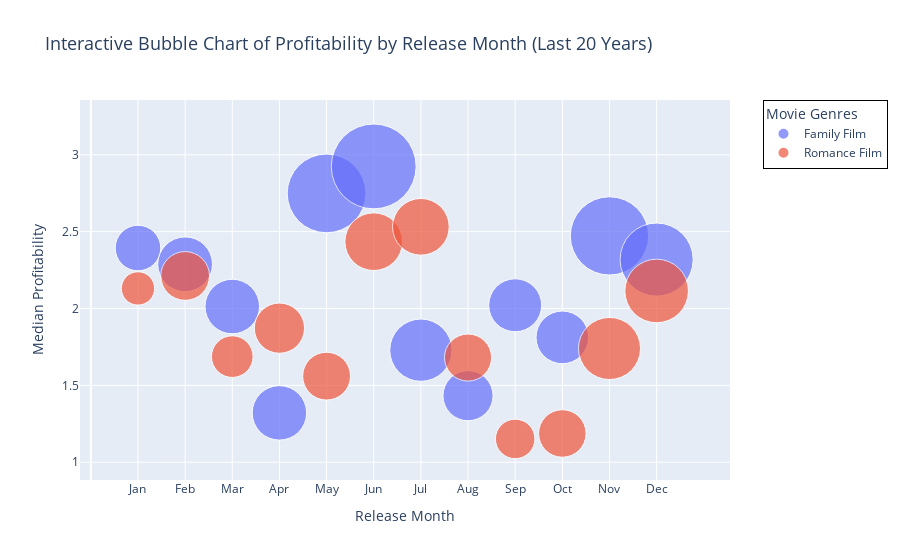

The notebook cell saved with this chart:
### Code cell
import plotly.express as px
import pandas as pd

# Preparing the data
df_bubble = df_exploded.copy()
df_bubble = df_bubble[df_bubble['decade'] > 1989]  # Filter for the last 20 years
df_bubble = df_bubble[df_bubble['Movie genres'].isin(genres_list)].reset_index(drop=True)

df_aggregated = df_bubble.groupby(['Movie genres', 'Movie release month']).agg(
    median_profitability=('profitability', 'median'),
    median_budget=('budget', 'median')
).reset_index()

# Create the interactive bubble chart
fig = px.scatter(
    df_aggregated,
    x="Movie release month",
    y="median_profitability",
    size="median_budget",
    color="Movie genres",
    hover_name="Movie genres",  # Shows genre name when hovered
    hover_data={
        "median_budget": ":$,.0f",  # Format budget as currency
        "median_profitability": ":.2f",  # Two decimal places for profitability
        "Movie release month": True  # Display the release month
    },
    size_max=60,  # Set maximum bubble size
    labels={"median_profitability": "Median Profitability", "median_budget": "Median Budget ($)", "Movie release month": "Release Month"},
    title="Interactive Bubble Chart of Profitability by Release Month (Last 20 Years)",
)

# Customize x-axis with month names
month_names = ["Jan", "Feb", "Mar", "Apr", "May", "Jun", "Jul", "Aug", "Sep", "Oct", "Nov", "Dec"]
fig.update_xaxes(
    tickvals=list(range(1, 13)),  # Tick positions
    ticktext=month_names  # Replace numeric ticks with month names
)

# Adjust layout
fig.update_layout(
    title_font_size=18,
    xaxis_title="Release Month",
    yaxis_title="Median Profitability",
    legend_title="Movie Genres",
    legend=dict(
        x=1.05,
        y=1,
        bordercolor="black",
        borderwidth=1,
    ),
)

# Show the interactive plot
fig.show()

### Figure 1 — Plotly figure (JSON) as saved in the notebook; plotly's stock layout.template omitted (floating-point values rounded to 4 significant figures)
{"data": [{"customdata": [[34690000.0], [50150000.0], [49680000.0], [49580000.0], [103600000.0], [120300000.0], [64830000.0], [41960000.0], [46820000.0], [46340000.0], [102500000.0], [89320000.0]], "hovertemplate": "<b>%{hovertext}</b><br><br>Movie genres=Family Film<br>Release Month=%{x}<br>Median Profitability=%{y:.2f}<br>Median Budget ($)=%{customdata[0]:$,.0f}<extra></extra>", "hovertext": ["Family Film", "Family Film", "Family Film", "Family Film", "Family Film", "Family Film", "Family Film", "Family Film", "Family Film", "Family Film", "Family Film", "Family Film"], "legendgroup": "Family Film", "marker": {"color": "#636efa", "size": [34690000.0, 50150000.0, 49680000.0, 49580000.0, 103600000.0, 120300000.0, 64830000.0, 41960000.0, 46820000.0, 46340000.0, 102500000.0, 89320000.0], "sizemode": "area", "sizeref": 33420.0, "symbol": "circle"}, "mode": "markers", "name": "Family Film", "orientation": "v", "showlegend": true, "type": "scatter", "x": [1, 2, 3, 4, 5, 6, 7, 8, 9, 10, 11, 12], "xaxis": "x", "y": [2.393, 2.288, 2.013, 1.321, 2.749, 2.924, 1.729, 1.433, 2.021, 1.812, 2.472, 2.318], "yaxis": "y"}, {"customdata": [[18530000.0], [39750000.0], [29000000.0], [42150000.0], [38260000.0], [55540000.0], [53720000.0], [37070000.0], [26110000.0], [37750000.0], [64450000.0], [67580000.0]], "hovertemplate": "<b>%{hovertext}</b><br><br>Movie genres=Romance Film<br>Release Month=%{x}<br>Median Profitability=%{y:.2f}<br>Median Budget ($)=%{customdata[0]:$,.0f}<extra></extra>", "hovertext": ["Romance Film", "Romance Film", "Romance Film", "Romance Film", "Romance Film", "Romance Film", "Romance Film", "Romance Film", "Romance Film", "Romance Film", "Romance Film", "Romance Film"], "legendgroup": "Romance Film", "marker": {"color": "#EF553B", "size": [18530000.0, 39750000.0, 29000000.0, 42150000.0, 38260000.0, 55540000.0, 53720000.0, 37070000.0, 26110000.0, 37750000.0, 64450000.0, 67580000.0], "sizemode": "area", "sizeref": 33420.0, "symbol": "circle"}, "mode": "markers", "name": "Romance Film", "orientation": "v", "showlegend": true, "type": "scatter", "x": [1, 2, 3, 4, 5, 6, 7, 8, 9, 10, 11, 12], "xaxis": "x", "y": [2.131, 2.212, 1.687, 1.872, 1.56, 2.435, 2.531, 1.681, 1.152, 1.187, 1.74, 2.114], "yaxis": "y"}], "layout": {"legend": {"bordercolor": "black", "borderwidth": 1, "itemsizing": "constant", "title": {"text": "Movie Genres"}, "tracegroupgap": 0, "x": 1.05, "y": 1}, "title": {"font": {"size": 18}, "text": "Interactive Bubble Chart of Profitability by Release Month (Last 20 Years)"}, "xaxis": {"anchor": "y", "domain": [0, 1], "ticktext": ["Jan", "Feb", "Mar", "Apr", "May", "Jun", "Jul", "Aug", "Sep", "Oct", "Nov", "Dec"], "tickvals": [1, 2, 3, 4, 5, 6, 7, 8, 9, 10, 11, 12], "title": {"text": "Release Month"}}, "yaxis": {"anchor": "x", "domain": [0, 1], "title": {"text": "Median Profitability"}}}}
